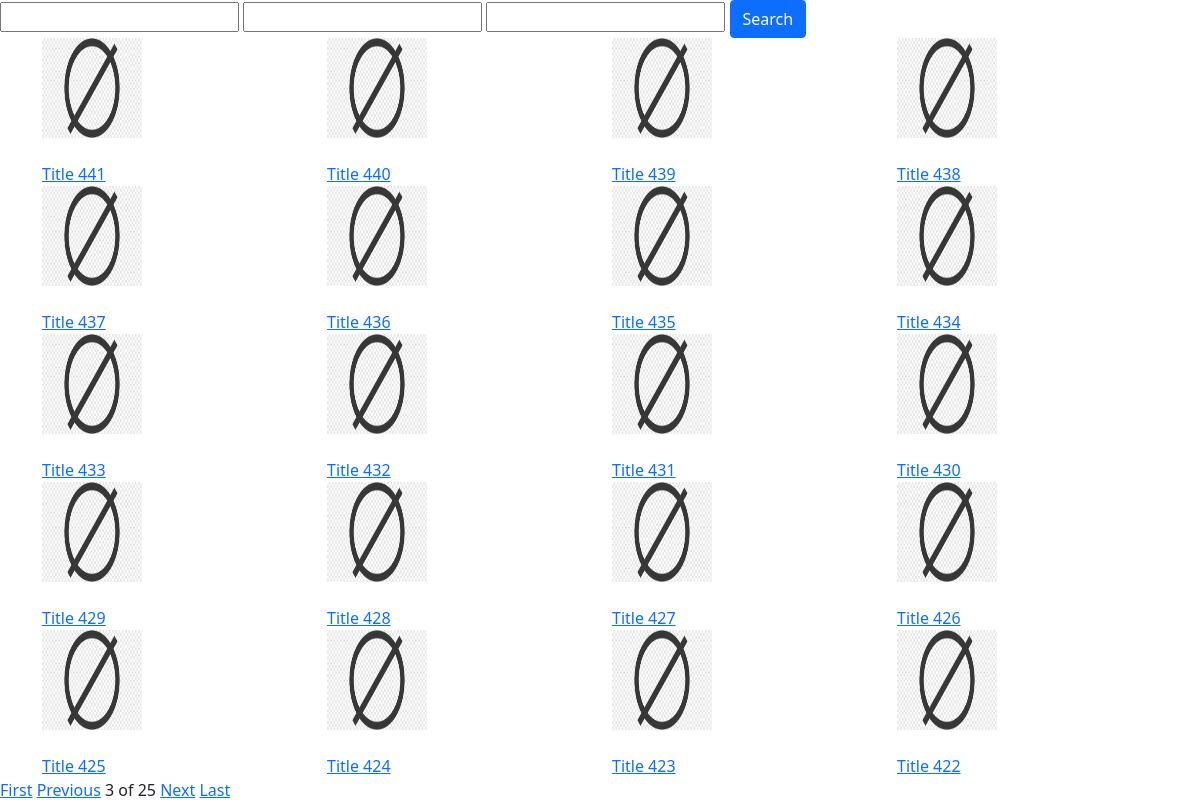
The app's page /hotels/hotels?page=3&category=&text=&city= with its own data.
### hotels/models.py (models this page shows, shortened)
class Hotel(models.Model):
    title = models.CharField(max_length=128)
    slug = models.SlugField(max_length=128, unique=True, db_index=True)
    image = models.ImageField(upload_to='hotel_images', default='hotel_images/empty.png')
    price = models.IntegerField(default=0)
    created = models.DateTimeField(auto_now_add=True)
    updated = models.DateTimeField(auto_now=True)
    sort_date = models.DateTimeField(auto_now_add=True)
    description = RichTextField()
    author = models.ForeignKey(User, on_delete=models.CASCADE)
    category = models.ForeignKey(Category, on_delete=models.CASCADE)
    state = models.ForeignKey(State, on_delete=models.CASCADE)
    region = models.ForeignKey(Region, on_delete=models.CASCADE)
    city = models.ForeignKey(City, on_delete=models.CASCADE)
    facilities = models.ForeignKey(Facilities, on_delete=models.CASCADE)
    street = models.CharField(max_length=64)
    house = models.CharField(max_length=64)
    adress = models.CharField(max_length=256)
    coord_x = models.FloatField()
    coord_y = models.FloatField()

### hotels/views.py (the view)
# urls.py: path('hotels/', include('hotels.urls')),
def hotels(request):
    if request.method == 'POST':
        form = HotelSearchForm(request.POST)
        if form.is_valid():
            hotels_found = Hotel.objects.filter(
                Q(category__category__icontains=form.data['category']) &
                Q(city__city__icontains=form.data['city']) &
                (Q(description__icontains=form.data['text']) |
                 (Q(title__icontains=form.data['text'])))
            ).order_by('-sort_date')
            p = Paginator(hotels_found, 20)
            page = request.GET.get('page')
            hotels_paginated = p.get_page(page)
            context = {'form': form, 'hotels': hotels_paginated, 'category': form.data['category'],
                       'text': form.data['text'], 'city': form.data['city']}
            return render(request, 'hotels.html', context=context)
    else:
        form = HotelSearchForm()
        category = request.GET.get('category')
        text = request.GET.get('text')
        city = request.GET.get('city')
        category = category if category else ''
        text = text if text else ''
        city = city if city else ''
        p = Paginator(Hotel.objects.filter(
            Q(category__category__icontains=category) &
            Q(city__city__icontains=city) &
            (Q(description__icontains=text) |
             (Q(title__icontains=text)))
        ).order_by('-sort_date'), 20)
        page = request.GET.get('page')
        hotels_paginated = p.get_page(page)
        context = {'form': form, 'hotels': hotels_paginated, 'category': category, 'text': text, 'city': city}
        return render(request, 'hotels.html', context=context)

### hotels/forms.py
class HotelSearchForm(forms.Form):
    category = forms.CharField(required=False)
    city = forms.CharField(required=False)
    text = forms.CharField(required=False)

### hotels/templatetags/tags.py (called while the page is built)
@register.filter
def batch(lst, batch_size):
    limit = ceil(len(lst) / batch_size)
    for i in range(limit):
        yield lst[batch_size * i:batch_size * (i + 1)]

### templates/hotels.html (shortened to what this page needs)
{% extends 'base.html' %}
{% block content %}
<form action="{% url 'hotels:hotels' %}" method="POST">
    {{ form.category }}
    {{ form.text }}
    {{ form.city }}
    <input type="submit" class="btn btn-primary" value="Search" />
</form>
{% load tags %}
<div class="container">
    {% for hotels_batch in hotels|batch:4 %}
    <div class="row">
        {% for hotel in hotels_batch %}
        <div class="col-3">
            <img src="{{ hotel.image.url }}" width="100" height="100" /><br /><br />
            <a href="{% url 'hotels:hotel-detail' hotel.city.city hotel.category.category hotel.slug %}">{{ hotel.title }}</a>
        </div>
        {% endfor %}
    </div>
    {% endfor %}
</div>
<div>
    {% if hotels.has_previous %}
    <a href="?page=1&category={{ category|urlencode }}&text={{ text|urlencode }}&city={{ city|urlencode }}">First</a>
    <a href="?page={{ hotels.previous_page_number }}&category={{ category|urlencode }}&text={{ text|urlencode }}&city={{ city|urlencode }}">Previous</a>
    {% endif %}
    {{ hotels.number }} of {{ hotels.paginator.num_pages }}
    {% if hotels.has_next %}
    <a href="?page={{ hotels.next_page_number }}&category={{ category|urlencode }}&text={{ text|urlencode }}&city={{ city|urlencode }}">Next</a>
    <a href="?page={{ hotels.paginator.num_pages }}&category={{ category|urlencode }}&text={{ text|urlencode }}&city={{ city|urlencode }}">Last</a>
    {% endif %}
</div>
{% endblock %}

### records on screen
Hotel: image (placeholder picture), title "Title 441"
Hotel: image (placeholder picture), title "Title 440"
Hotel: image (placeholder picture), title "Title 439"
Hotel: image (placeholder picture), title "Title 438"
Hotel: image (placeholder picture), title "Title 437"
Hotel: image (placeholder picture), title "Title 436"
Hotel: image (placeholder picture), title "Title 435"
Hotel: image (placeholder picture), title "Title 434"
Hotel: image (placeholder picture), title "Title 433"
Hotel: image (placeholder picture), title "Title 432"
Hotel: image (placeholder picture), title "Title 431"
Hotel: image (placeholder picture), title "Title 430"
Hotel: image (placeholder picture), title "Title 429"
Hotel: image (placeholder picture), title "Title 428"
Hotel: image (placeholder picture), title "Title 427"
Hotel: image (placeholder picture), title "Title 426"
Hotel: image (placeholder picture), title "Title 425"
Hotel: image (placeholder picture), title "Title 424"
Hotel: image (placeholder picture), title "Title 423"
Hotel: image (placeholder picture), title "Title 422"

### other values on screen
{{ hotels.number }} "3"
{{ hotels.paginator.num_pages }} "25"
